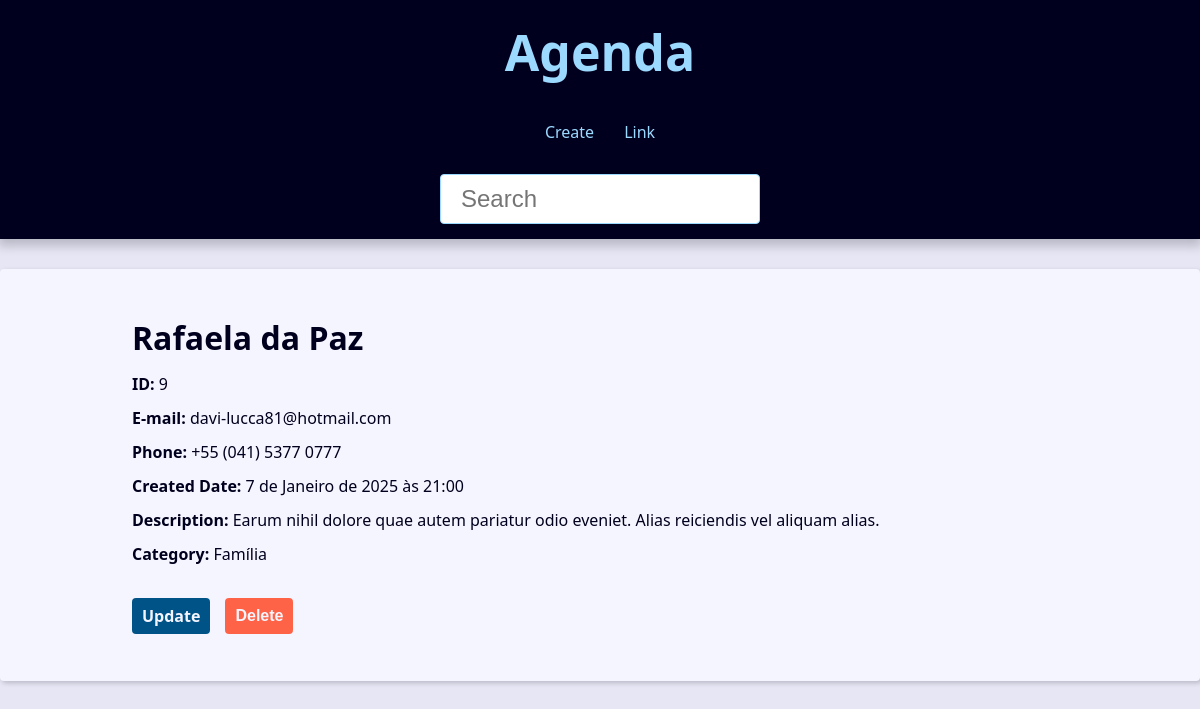
/contact/9/detail/, run on the app's committed database.
### contact/models.py (models this page shows, shortened)
class Contact(models.Model):
    first_name = models.CharField(max_length=50)
    last_name = models.CharField(max_length=50, blank=True)
    phone = models.CharField(max_length=50)
    email = models.EmailField(max_length=254, blank=True)
    created_date = models.DateTimeField(default=timezone.now)
    description = models.TextField(blank=True)
    show = models.BooleanField(default=True)
    picture = models.ImageField(blank=True, upload_to='pictures/%Y/%m/')
    category = models.ForeignKey(Category, on_delete=models.SET_NULL, blank=True,null=True)
    owner = models.ForeignKey(User, on_delete=models.SET_NULL, blank=True,null=True)

class Category(models.Model):
    name = models.CharField(max_length=50)
    class Meta:
        verbose_name_plural = 'Categories'

### contact/views/contact_views.py (the view)
# urls.py: path('contact/<int:contact_id>/detail/', views.contact, name="contact"),
def contact(request, contact_id):
    single_contact = get_object_or_404(Contact, pk=contact_id, show=True)
    single_contact_name = f'{single_contact.first_name} {single_contact.last_name} - '
    if single_contact is None:
        raise Http404()
    context = {
        'contact': single_contact,
        'site_title': single_contact_name
    }
    return render(
        request,
        'contact/contact.html',
        context,
        )

### contact/templates/contact/contact.html (shortened to what this page needs)
{% extends "global/base.html" %} {% block content %}
<div class="single-contact">
  <h1 class="single-contact-name">
    {{ contact.first_name }} {{ contact.last_name }}
  </h1>
  <p><b>ID:</b> {{contact.id}}</p>
  <p><b>E-mail:</b> {{contact.email}}</p>
  <p><b>Phone:</b> {{contact.phone}}</p>
  <p><b>Created Date:</b> {{contact.created_date}}</p>
  <p><b>Description:</b> {{contact.description}}</p>
  <p><b>Category:</b> {{contact.category.name}}</p>
  <div class="contact-links">
    <a class="btn btn-link" href="{% url 'contact:update' contact.id %}"
      >Update</a
    >
    <form action="{% url "contact:delete" contact.id %}" method="POST">
      {% if confirmation == 'no' %}
        <input type="hidden" name="confirmation" value="yes"/>
        <button class="btn btn-link btn-delete" type="submit">Confirma?</button>
      {% else  %}
        <button class="btn btn-link btn-delete" type="submit">Delete</button>
      {% endif %}
    </form>
  </div>
</div>
{% endblock content %}

### base_static/global/css/style.css (style rules this page uses)
:root { --spacing: 1.5rem; --link-dark-color: rgb(0, 83, 134); --link-light-color: rgb(156, 217, 255); --clr-white: rgb(245, 245, 255); --clr-black: rgb(0, 0, 30); --clr-light-gray: rgb(230, 230, 245); --clr-dark-shadow-5: rgba(0, 0, 10, 5%); --clr-dark-shadow-10: rgba(0, 0, 10, 10%); --clr-dark-shadow-20: rgba(0, 0, 10, 20%); --clr-light-shadow-5: rgba(200, 200, 255, 5%); --clr-light-shadow-10: rgba(200, 200, 255, 10%); --clr-light-shadow-20: rgba(200, 200, 255, 20%); --main-page-width: 120rem; --table-min-width: 60rem; --biggest-font-size: 5rem; --bigger-font-size: 4rem; --big-font-size: 3.2rem; --medium-font-size: 2.4rem; --small-font-size: 1.6rem; --smaller-font-size: 1.4rem; --smallest-font-size: 1.2rem; --transition-fast: 300ms; --transition-medium: 600ms; --transition-slow: 1s; --default-border-radius: 4px; }
*, *::before, *::after { margin: 0; padding: 0; box-sizing: border-box; }
html { font-size: 62.5%; }
body { font-family: system-ui, -apple-system, BlinkMacSystemFont, "Segoe UI", Roboto, Oxygen, Ubuntu, Cantarell, "Open Sans", "Helvetica Neue", sans-serif; line-height: 1.5; font-size: var(--small-font-size); color: var(--clr-black); -webkit-font-smoothing: antialiased; background: var(--clr-light-gray); }
@media (min-width: 600px) { .single-contact { max-width: 80%; margin: calc(var(--spacing) * 2) auto; } }
.single-contact h1 { margin: 1rem 0; }
.single-contact p { margin: 1rem 0; }
.btn { background-color: var(--link-dark-color); color: var(--clr-white); font-weight: bold; border: none; padding: 1rem 2rem; border-radius: var(--default-border-radius); cursor: pointer; transition: filter var(--transition-fast) ease-in-out; }
.contact-links { margin-block: calc(var(--small-font-size) * 2); display: flex; align-items: center; gap: 0 var(--spacing); }
.btn-link { font-size: var(--small-font-size); text-decoration: none; font-weight: bold; padding: 1rem; display: block; line-height: var(--small-font-size); }
.btn-delete { background: tomato; }

### data on the page
Contact: first_name "Rafaela", last_name "da Paz", id "9", email "davi-lucca81@hotmail.com", phone "+55 (041) 5377 0777", created_date "7 de Janeiro de 2025 às 21:00", description "Earum nihil dolore quae autem pariatur odio eveniet. Alias reiciendis vel aliquam alias.", category.name "Família"
